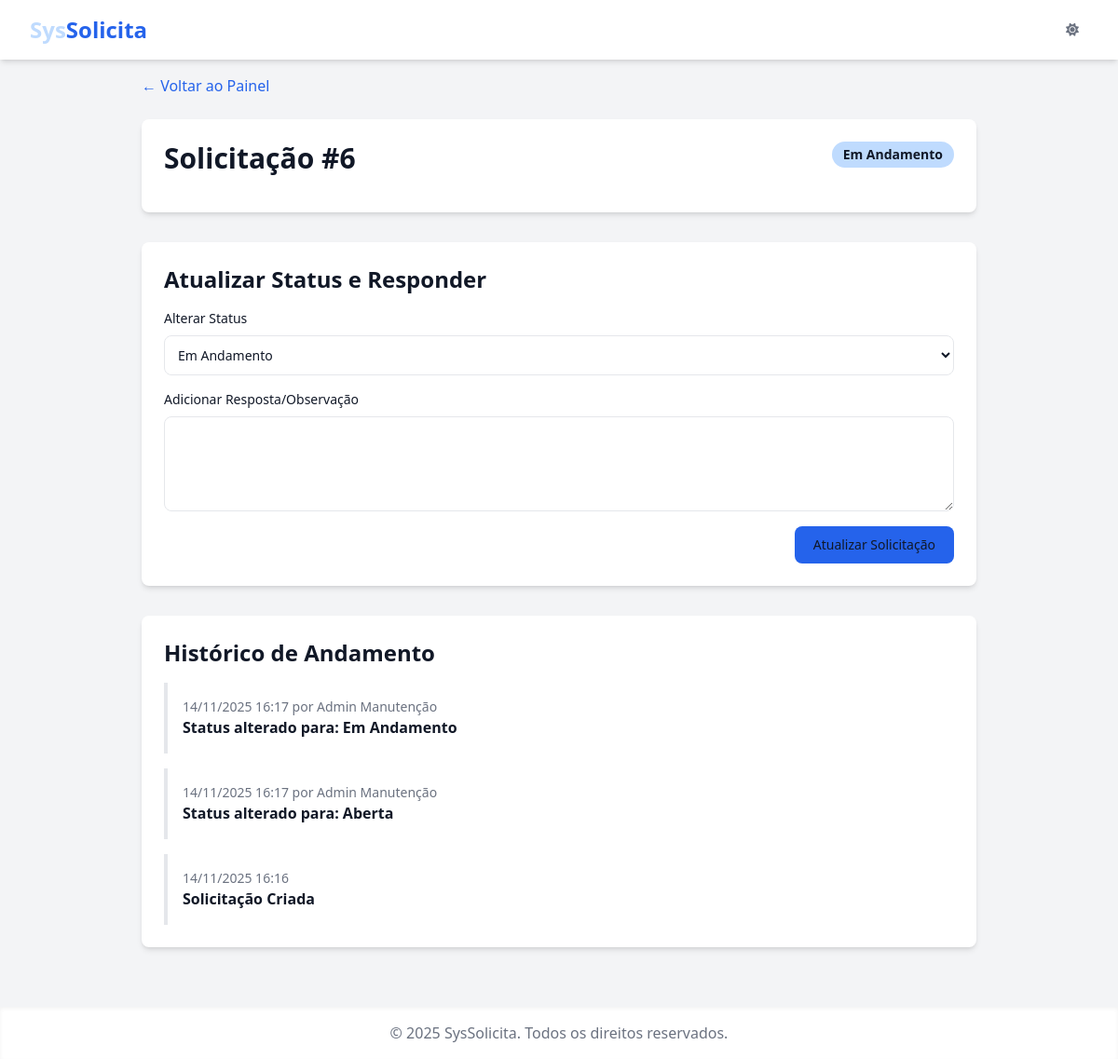
Screenshot of /src/views/admin/visualizar_solicitacao.php?id=6 (signed in) with the database file from the repository.
### tables this page shows
CREATE TABLE `solicitacoes` (
  `id_solicitacao` int(11) NOT NULL,
  `nome_solicitante` varchar(120) NOT NULL,
  `matricula_solicitante` varchar(45) NOT NULL,
  `cargo_solicitante` varchar(100) NOT NULL,
  `email_solicitante` varchar(255) NOT NULL,
  `local_problema` varchar(120) NOT NULL,
  `descricao` text NOT NULL,
  `categoria_id` int(11) NOT NULL,
  `prioridade` enum('Baixa','Média','Urgente') NOT NULL,
  `path_imagem` varchar(255) DEFAULT NULL,
  `data_abertura` datetime NOT NULL DEFAULT current_timestamp(),
  `status` enum('Aberta','Em Andamento','Concluída','Cancelada') NOT NULL DEFAULT 'Aberta',
  `setor_responsavel_id` int(11) NOT NULL
);

CREATE TABLE `movimentacoes` (
  `id_movimentacao` int(11) NOT NULL,
  `solicitacao_id` int(11) NOT NULL,
  `usuario_admin_id` int(11) DEFAULT NULL,
  `data_movimentacao` datetime NOT NULL DEFAULT current_timestamp(),
  `novo_status` enum('Aberta','Em Andamento','Concluída','Cancelada') DEFAULT NULL,
  `resposta` text DEFAULT NULL
);

CREATE TABLE `usuarios_admin` (
  `id_usuario` int(11) NOT NULL,
  `nome_usuario` varchar(120) NOT NULL,
  `senha_hash` varchar(255) NOT NULL,
  `email_usuario` varchar(120) NOT NULL,
  `setor_id` int(11) NOT NULL
);

### src/views/admin/visualizar_solicitacao.php (the view, shortened to what this page needs)
<?php
require_once '../../../templates/header.php';
$id_solicitacao = (int)$_GET['id'];
$conexao = conectar_banco();
$query_solicitacao = "
    SELECT s.*, c.nome_categoria, setor.nome_setor
    FROM solicitacoes s
    JOIN categorias c ON s.categoria_id = c.id_categoria
    JOIN setores setor ON s.setor_responsavel_id = setor.id_setor
    WHERE s.id_solicitacao = ?
";
$stmt_solicitacao = $conexao->prepare($query_solicitacao);
$stmt_solicitacao->bind_param("i", $id_solicitacao);
$stmt_solicitacao->execute();
$solicitacao = $stmt_solicitacao->get_result()->fetch_assoc();
$query_movimentacoes = "
    SELECT m.data_movimentacao, m.novo_status, m.resposta, u.nome_usuario
    FROM movimentacoes m
    LEFT JOIN usuarios_admin u ON m.usuario_admin_id = u.id_usuario
    WHERE m.solicitacao_id = ?
    ORDER BY m.data_movimentacao DESC
";
$stmt_movimentacoes = $conexao->prepare($query_movimentacoes);
$stmt_movimentacoes->bind_param("i", $id_solicitacao);
$stmt_movimentacoes->execute();
$movimentacoes = $stmt_movimentacoes->get_result()->fetch_all(MYSQLI_ASSOC);
?>
<div class="max-w-4xl mx-auto">
    <a href="dashboard.php" class="text-blue-600 dark:text-blue-400 hover:underline mb-6 inline-block">&larr; Voltar ao Painel</a>
    <div class="bg-white dark:bg-gray-800 rounded-lg shadow-md overflow-hidden mb-8">
        <div class="p-6">
            <div class="flex justify-between items-start mb-4">
                <h1 class="text-3xl font-bold text-gray-800 dark:text-gray-100">Solicitação #<?= htmlspecialchars($solicitacao['id_solicitacao']) ?></h1>
                <span class="px-3 py-1 text-sm font-semibold rounded-full bg-blue-200 text-blue-800 dark:bg-blue-800 dark:text-blue-100"><?= htmlspecialchars($solicitacao['status']) ?></span>
            </div>
        </div>
    </div>
    <div class="bg-white dark:bg-gray-800 rounded-lg shadow-md overflow-hidden mb-8">
        <div class="p-6">
            <h2 class="text-2xl font-semibold text-gray-900 dark:text-gray-100 mb-4">Atualizar Status e Responder</h2>
            <form action="../../controllers/solicitacao_controller.php?action=update_status" method="POST">
                <div class="mb-4">
                    <label for="novo_status" class="block mb-2 text-sm font-medium text-gray-900 dark:text-gray-100">Alterar Status</label>
                    <select id="novo_status" name="novo_status" class="bg-gray-50 border border-gray-300 text-gray-900 text-sm rounded-lg focus:ring-blue-500 focus:border-blue-500 block w-full p-2.5 dark:bg-gray-700 dark:border-gray-600 dark:text-gray-100">
                        <option value="Em Andamento" <?= $solicitacao['status'] == 'Em Andamento' ? 'selected' : '' ?>>Em Andamento</option>
                    </select>
                </div>
                <div class="mb-4">
                    <label for="resposta" class="block mb-2 text-sm font-medium text-gray-900 dark:text-gray-100">Adicionar Resposta/Observação</label>
                    <textarea id="resposta" name="resposta" rows="4" class="block p-2.5 w-full text-sm text-gray-900 bg-gray-50 rounded-lg border border-gray-300 focus:ring-blue-500 focus:border-blue-500 dark:bg-gray-700 dark:border-gray-600 dark:text-gray-100"></textarea>
                </div>
                <div class="text-right">
                    <button type="submit" class="text-white bg-blue-600 hover:bg-blue-700 font-medium rounded-lg text-sm px-5 py-2.5">Atualizar Solicitação</button>
                </div>
            </form>
        </div>
    </div>
    <div class="bg-white dark:bg-gray-800 rounded-lg shadow-md overflow-hidden">
        <div class="p-6">
            <h2 class="text-2xl font-semibold text-gray-900 dark:text-gray-100 mb-4">Histórico de Andamento</h2>
            <div class="space-y-4">
                <?php if (empty($movimentacoes)): ?>
                    <p class="text-gray-500 dark:text-gray-400">Nenhuma movimentação registrada ainda.</p>
                <?php else: ?>
                    <?php foreach ($movimentacoes as $mov): ?>
                        <div class="p-4 border-l-4 border-gray-300 dark:border-gray-600 bg-gray-50 dark:bg-gray-700 rounded-r-lg">
                            <p class="text-sm text-gray-500 dark:text-gray-400"><?= date('d/m/Y H:i', strtotime($mov['data_movimentacao'])) ?> por <?= htmlspecialchars($mov['nome_usuario'] ?? 'Sistema') ?></p>
                            <p class="font-semibold">Status alterado para: <?= htmlspecialchars($mov['novo_status']) ?></p>
                        </div>
                    <?php endforeach; ?>
                <?php endif; ?>
                 <div class="p-4 border-l-4 border-gray-300 dark:border-gray-600 bg-gray-50 dark:bg-gray-700 rounded-r-lg">
                    <p class="text-sm text-gray-500 dark:text-gray-400"><?= date('d/m/Y H:i', strtotime($solicitacao['data_abertura'])) ?></p>
                    <p class="font-semibold">Solicitação Criada</p>
                </div>
            </div>
        </div>
    </div>
</div>
<?php
require_once '../../../templates/footer.php';
?>

### templates/header.php (shortened to what this page needs)
<!DOCTYPE html>
<html lang="pt-BR" class="">
<head>
    <script src="https://cdn.tailwindcss.com"></script>
    <link rel="stylesheet" href="https://cdnjs.cloudflare.com/ajax/libs/font-awesome/6.5.2/css/all.min.css" />
    <link rel="stylesheet" href="/hackathon/public/css/estilos.css">
</head>
<body class="bg-gray-100 dark:bg-gray-900 text-gray-900 dark:text-gray-100 transition-colors duration-300 flex flex-col min-h-screen">
    <nav class="bg-white dark:bg-gray-800 shadow-md">
        <div class="max-w-7xl mx-auto px-4 sm:px-6 lg:px-8">
            <div class="flex items-center justify-between h-16">
                <div class="flex-shrink-0">
                    <a href="/hackathon/index.php" class="text-2xl font-bold text-blue-600 dark:text-blue-400">
                        <span class="text-blue-200 dark:text-blue-900">Sys</span><span>Solicita</span>
                    </a>
                </div>
                <div class="flex items-center">
                    <button id="theme-toggle" type="button" aria-label="Alternar tema" title="Alternar tema" class="text-gray-500 dark:text-gray-400 hover:bg-gray-100 dark:hover:bg-gray-700 focus:outline-none focus:ring-4 focus:ring-gray-200 dark:focus:ring-gray-700 rounded-lg text-sm p-2.5">
                        <i id="theme-toggle-icon" class="fas fa-sun"></i>
                    </button>
                </div>
            </div>
        </div>
    </nav>
    <main class="container mx-auto px-4 py-8 flex-grow">

### templates/footer.php (shortened to what this page needs)
    </main>
    <footer class="bg-white dark:bg-gray-800 shadow-inner mt-12">
        <div class="max-w-7xl mx-auto py-4 px-4 sm:px-6 lg:px-8 text-center text-gray-500 dark:text-gray-400">
            <p>&copy; <?php echo date('Y'); ?> SysSolicita. Todos os direitos reservados.</p>
        </div>
    </footer>
</body>
</html>

### public/css/estilos.css (style rules this page uses)
:root { --bg: #f3f4f6; --text: #111827; --muted: #6b7280; --primary: #2563eb; --card-bg: #ffffff; --border: #e5e7eb; --shadow: 0 1px 2px rgba(0,0,0,0.05); }
html, body { background-color: var(--bg); color: var(--text); -webkit-font-smoothing:antialiased; -moz-osx-font-smoothing:grayscale; transition: background-color .2s ease, color .2s ease; }
a { color: var(--primary); }
nav, footer { background: var(--card-bg); color: var(--text); border-color: var(--border); }
input, textarea, select { background: var(--card-bg); color: var(--text); border: 1px solid var(--border); }
main.container { padding-top: 1rem; padding-bottom: 1rem; }
.bg-white { background-color: var(--card-bg) !important; }
.bg-gray-50 { background-color: var(--card-bg) !important; }
.bg-gray-100 { background-color: var(--bg) !important; }
.text-gray-900, .text-gray-800, .text-white { color: var(--text) !important; }
.text-gray-700, .text-gray-600, .text-gray-500, .text-gray-400 { color: var(--muted) !important; }
.border-gray-200, .border-gray-300 { border-color: var(--border) !important; }
.dark\:border-gray-600 { border-color: var(--border) !important; }
.text-blue-800, .text-yellow-800, .text-green-800, .text-red-800 { color: inherit !important; }
::placeholder { color: inherit; opacity: .7; }

### rows the page displays
solicitacoes: id_solicitacao "6", status "Em Andamento", novo_status "Em Andamento", data_abertura "14/11/2025 16:16"
movimentacoes: data_movimentacao "14/11/2025 16:17", usuario_admin.nome_usuario "Admin Manutenção", novo_status "Em Andamento"
movimentacoes: data_movimentacao "14/11/2025 16:17", usuario_admin.nome_usuario "Admin Manutenção", novo_status "Aberta"
